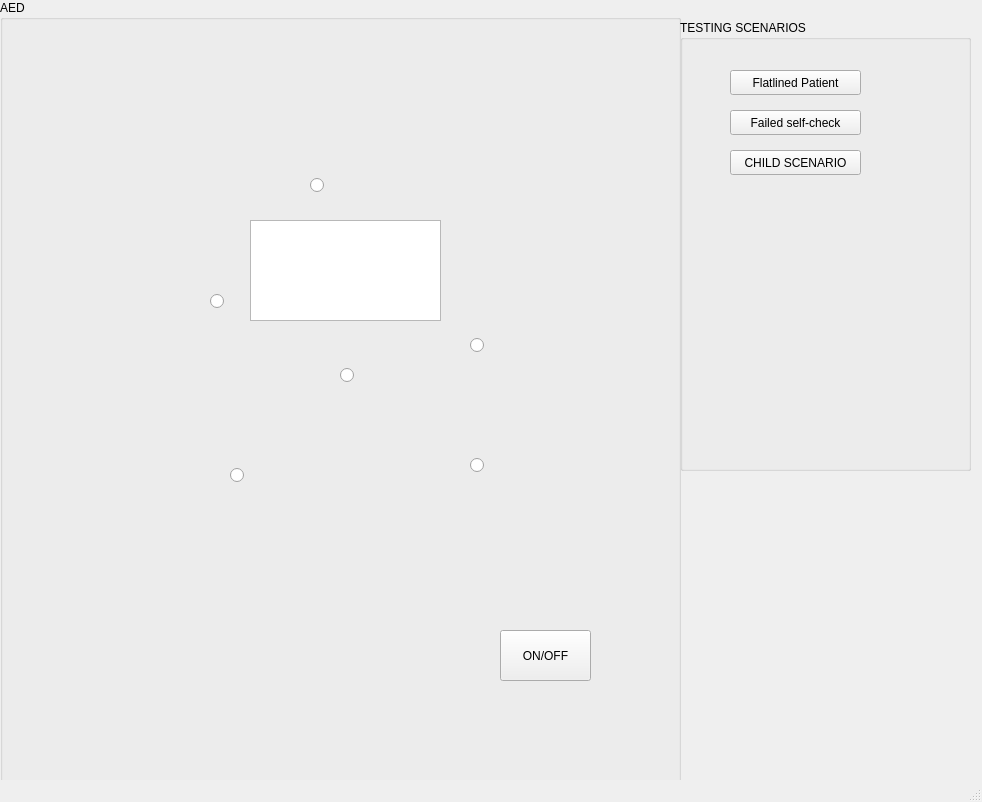
<?xml version="1.0" encoding="UTF-8"?>
<ui version="4.0">
 <class>MainWindow</class>
 <widget class="QMainWindow" name="MainWindow">
  <property name="geometry">
   <rect>
    <x>0</x>
    <y>0</y>
    <width>982</width>
    <height>802</height>
   </rect>
  </property>
  <property name="windowTitle">
   <string>MainWindow</string>
  </property>
  <widget class="QWidget" name="centralwidget">
   <widget class="QGroupBox" name="groupBox">
    <property name="geometry">
     <rect>
      <x>0</x>
      <y>0</y>
      <width>681</width>
      <height>841</height>
     </rect>
    </property>
    <property name="title">
     <string>AED </string>
    </property>
    <widget class="QLabel" name="label">
     <property name="geometry">
      <rect>
       <x>10</x>
       <y>20</y>
       <width>661</width>
       <height>751</height>
      </rect>
     </property>
     <property name="text">
      <string/>
     </property>
     <property name="pixmap">
      <pixmap>../Downloads/PLUS_DV_FR_AHA_push_HR-scaled.jpg</pixmap>
     </property>
     <property name="scaledContents">
      <bool>true</bool>
     </property>
    </widget>
    <widget class="QGraphicsView" name="graphicsView">
     <property name="geometry">
      <rect>
       <x>250</x>
       <y>220</y>
       <width>191</width>
       <height>101</height>
      </rect>
     </property>
    </widget>
    <widget class="QRadioButton" name="radioButton">
     <property name="geometry">
      <rect>
       <x>210</x>
       <y>290</y>
       <width>16</width>
       <height>23</height>
      </rect>
     </property>
     <property name="text">
      <string/>
     </property>
    </widget>
    <widget class="QRadioButton" name="radioButton_2">
     <property name="geometry">
      <rect>
       <x>310</x>
       <y>170</y>
       <width>31</width>
       <height>31</height>
      </rect>
     </property>
     <property name="text">
      <string/>
     </property>
    </widget>
    <widget class="QRadioButton" name="radioButton_3">
     <property name="geometry">
      <rect>
       <x>470</x>
       <y>330</y>
       <width>16</width>
       <height>31</height>
      </rect>
     </property>
     <property name="text">
      <string/>
     </property>
    </widget>
    <widget class="QRadioButton" name="radioButton_4">
     <property name="geometry">
      <rect>
       <x>470</x>
       <y>450</y>
       <width>16</width>
       <height>31</height>
      </rect>
     </property>
     <property name="text">
      <string/>
     </property>
    </widget>
    <widget class="QRadioButton" name="radioButton_5">
     <property name="geometry">
      <rect>
       <x>230</x>
       <y>460</y>
       <width>16</width>
       <height>31</height>
      </rect>
     </property>
     <property name="text">
      <string/>
     </property>
    </widget>
    <widget class="QPushButton" name="pushButton_6">
     <property name="geometry">
      <rect>
       <x>500</x>
       <y>630</y>
       <width>91</width>
       <height>51</height>
      </rect>
     </property>
     <property name="text">
      <string>ON/OFF</string>
     </property>
    </widget>
    <widget class="QRadioButton" name="radioButton_6">
     <property name="geometry">
      <rect>
       <x>340</x>
       <y>360</y>
       <width>16</width>
       <height>31</height>
      </rect>
     </property>
     <property name="text">
      <string/>
     </property>
    </widget>
   </widget>
   <widget class="QGroupBox" name="groupBox_2">
    <property name="geometry">
     <rect>
      <x>680</x>
      <y>20</y>
      <width>291</width>
      <height>451</height>
     </rect>
    </property>
    <property name="title">
     <string>TESTING SCENARIOS</string>
    </property>
    <widget class="QPushButton" name="pushButton">
     <property name="geometry">
      <rect>
       <x>50</x>
       <y>50</y>
       <width>131</width>
       <height>25</height>
      </rect>
     </property>
     <property name="text">
      <string>Flatlined Patient</string>
     </property>
    </widget>
    <widget class="QPushButton" name="pushButton_2">
     <property name="geometry">
      <rect>
       <x>50</x>
       <y>90</y>
       <width>131</width>
       <height>25</height>
      </rect>
     </property>
     <property name="text">
      <string>Failed self-check</string>
     </property>
    </widget>
    <widget class="QPushButton" name="pushButton_5">
     <property name="geometry">
      <rect>
       <x>50</x>
       <y>130</y>
       <width>131</width>
       <height>25</height>
      </rect>
     </property>
     <property name="text">
      <string>CHILD SCENARIO</string>
     </property>
    </widget>
   </widget>
  </widget>
  <widget class="QMenuBar" name="menubar">
   <property name="geometry">
    <rect>
     <x>0</x>
     <y>0</y>
     <width>982</width>
     <height>22</height>
    </rect>
   </property>
  </widget>
  <widget class="QStatusBar" name="statusbar"/>
 </widget>
 <resources/>
 <connections/>
</ui>
